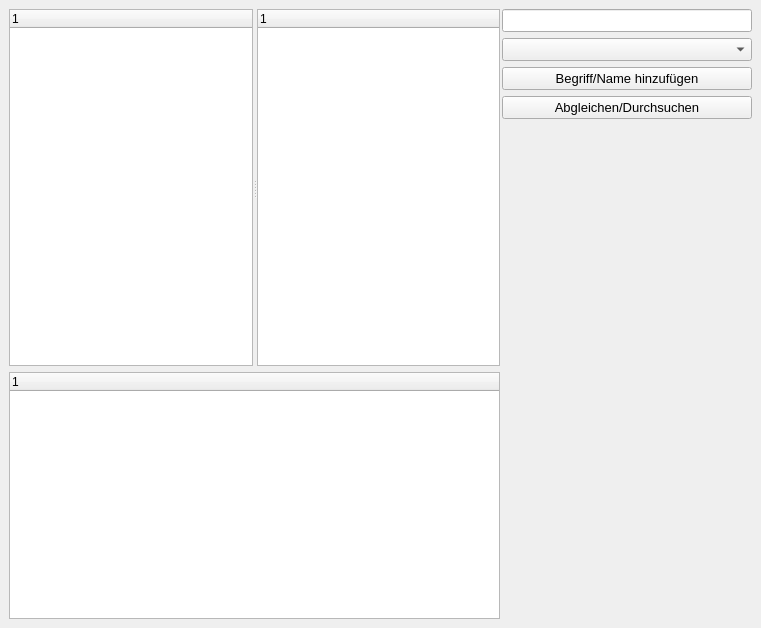
<?xml version="1.0" encoding="UTF-8"?>
<ui version="4.0">
 <class>MainWindow</class>
 <widget class="QMainWindow" name="MainWindow">
  <property name="geometry">
   <rect>
    <x>0</x>
    <y>0</y>
    <width>761</width>
    <height>628</height>
   </rect>
  </property>
  <property name="windowTitle">
   <string>Straßennamen - Dresden</string>
  </property>
  <widget class="QWidget" name="centralwidget">
   <layout class="QGridLayout" name="gridLayout">
    <property name="leftMargin">
     <number>9</number>
    </property>
    <property name="topMargin">
     <number>9</number>
    </property>
    <property name="rightMargin">
     <number>9</number>
    </property>
    <property name="horizontalSpacing">
     <number>2</number>
    </property>
    <item row="0" column="1">
     <widget class="QLineEdit" name="name_begriff">
      <property name="sizePolicy">
       <sizepolicy hsizetype="Fixed" vsizetype="Fixed">
        <horstretch>0</horstretch>
        <verstretch>0</verstretch>
       </sizepolicy>
      </property>
      <property name="minimumSize">
       <size>
        <width>250</width>
        <height>0</height>
       </size>
      </property>
      <property name="maximumSize">
       <size>
        <width>250</width>
        <height>16777215</height>
       </size>
      </property>
      <property name="font">
       <font>
        <pointsize>10</pointsize>
       </font>
      </property>
      <property name="toolTip">
       <string>Name oder Begriff</string>
      </property>
     </widget>
    </item>
    <item row="2" column="1">
     <widget class="QPushButton" name="add">
      <property name="font">
       <font>
        <pointsize>10</pointsize>
       </font>
      </property>
      <property name="text">
       <string>Begriff/Name hinzufügen</string>
      </property>
     </widget>
    </item>
    <item row="3" column="1">
     <widget class="QPushButton" name="search">
      <property name="font">
       <font>
        <pointsize>10</pointsize>
       </font>
      </property>
      <property name="text">
       <string>Abgleichen/Durchsuchen</string>
      </property>
     </widget>
    </item>
    <item row="0" column="0" rowspan="5">
     <widget class="QSplitter" name="splitter">
      <property name="orientation">
       <enum>Qt::Horizontal</enum>
      </property>
      <widget class="QWidget" name="horizontalLayoutWidget">
       <layout class="QHBoxLayout" name="horizontalLayout">
        <property name="spacing">
         <number>0</number>
        </property>
        <item>
         <widget class="QTreeWidget" name="street_names">
          <column>
           <property name="text">
            <string notr="true">1</string>
           </property>
          </column>
         </widget>
        </item>
       </layout>
      </widget>
      <widget class="QWidget" name="horizontalLayoutWidget_2">
       <layout class="QHBoxLayout" name="horizontalLayout_2">
        <property name="spacing">
         <number>0</number>
        </property>
        <item>
         <widget class="QTreeWidget" name="problematic_names">
          <column>
           <property name="text">
            <string notr="true">1</string>
           </property>
          </column>
         </widget>
        </item>
       </layout>
      </widget>
     </widget>
    </item>
    <item row="1" column="1">
     <widget class="QComboBox" name="kategorie">
      <property name="font">
       <font>
        <pointsize>10</pointsize>
       </font>
      </property>
      <property name="toolTip">
       <string>Kategorie</string>
      </property>
     </widget>
    </item>
    <item row="5" column="0">
     <widget class="QTreeWidget" name="resultview">
      <column>
       <property name="text">
        <string notr="true">1</string>
       </property>
      </column>
     </widget>
    </item>
    <item row="4" column="1">
     <spacer name="verticalSpacer">
      <property name="orientation">
       <enum>Qt::Vertical</enum>
      </property>
      <property name="sizeHint" stdset="0">
       <size>
        <width>20</width>
        <height>40</height>
       </size>
      </property>
     </spacer>
    </item>
   </layout>
  </widget>
 </widget>
 <resources/>
 <connections/>
</ui>
